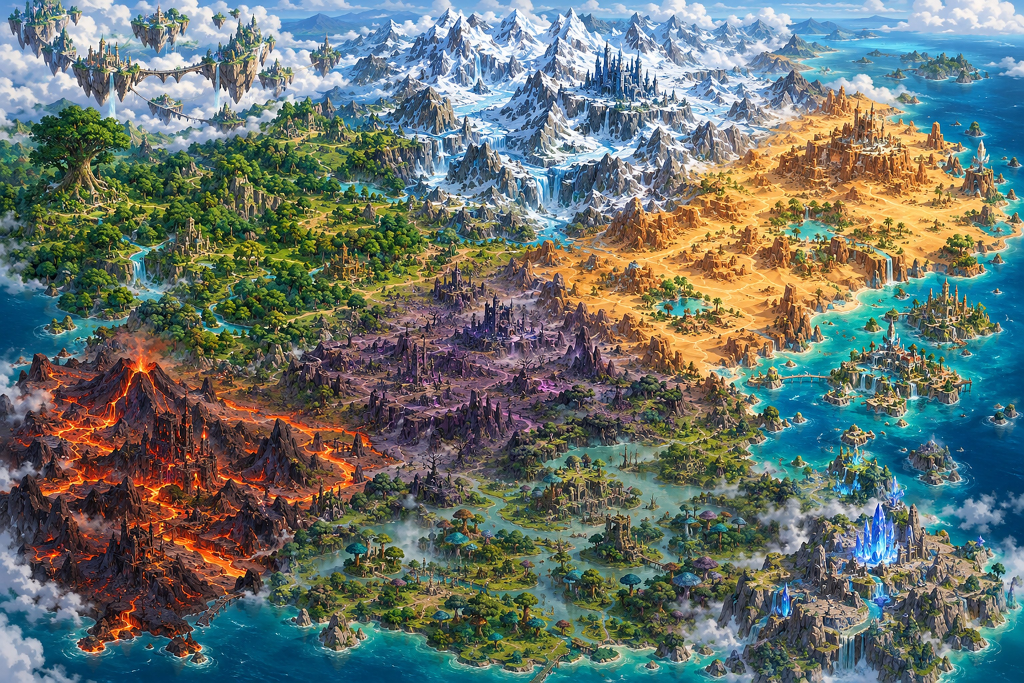
#> input picture prototype/zimut/assets/ui/conquest/conquest_world_map.jpg, 3072 x 2048 px, found by its file name (shown at 1/3 size)
$ python conquest_fx_masks.py
#> lines starting #> are read from the running program, lines starting #| are printed output that depends on the picture; after the words box and inside, x2 and y2 are one past the last pixel; in counts of white or black regions, pixels touching at a corner belong together
#!/usr/bin/env python3
"""Masques d'animation de la carte de Conquête (V60).

Lit assets/ui/conquest/conquest_world_map.jpg et écrit conquest_world_fx.png (768×512) :
  R = eau (reflets, ondulation), G = lave (pulsation), B = cristaux (lueur).
Les zones de recherche (LAVA_BOX, CRYSTAL_BOX, exclusions de l'eau) suivent la carte actuelle :
à ajuster si une nouvelle carte place autrement le volcan ou les cristaux.
Usage : python3 tools/conquest_fx_masks.py [carte] [sortie]
"""
import sys
import numpy as np
from PIL import Image, ImageFilter

SRC = sys.argv[1] if len(sys.argv) > 1 else "assets/ui/conquest/conquest_world_map.jpg"
DST = sys.argv[2] if len(sys.argv) > 2 else "assets/ui/conquest/conquest_world_fx.png"
W, H = 768, 512
LAVA_BOX = (0.0, 0.45, 0.45, 1.0)        # x0, y0, x1, y1 (fractions)
CRYSTAL_BOX = (0.70, 0.62, 1.0, 1.0)
MOUNTAIN_BOX = (0.28, 0.0, 0.80, 0.42)   # ombres bleutées des montagnes : pas de l'eau
SKY_BOX = (0.0, 0.0, 0.40, 0.20)         # ciel des îles flottantes


def inside(nx, ny, box):
    return (nx >= box[0]) & (ny >= box[1]) & (nx < box[2]) & (ny < box[3])


def blur(a, r):
    img = Image.fromarray((np.clip(a, 0, 1) * 255).astype(np.uint8)).filter(ImageFilter.GaussianBlur(r))
    return np.asarray(img).astype(float) / 255.0


def main():
    sm = Image.open(SRC).convert("RGB").resize((W, H), Image.LANCZOS)
    hsv = np.asarray(sm.convert("HSV")).astype(float) / 255.0
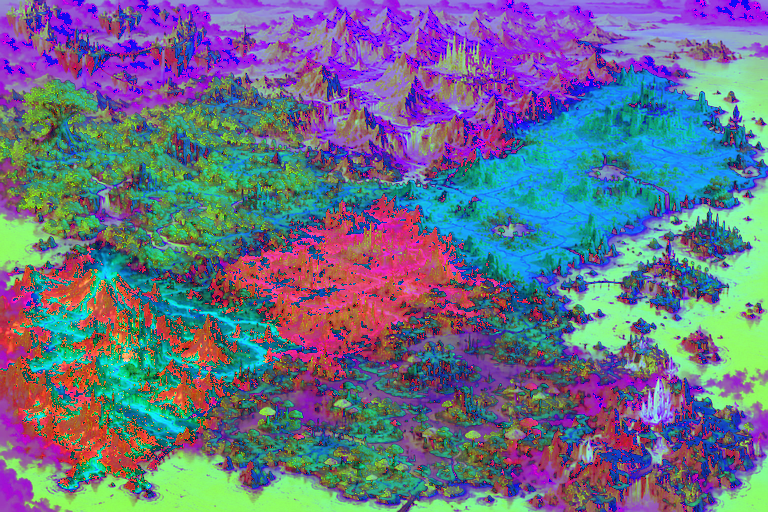
#> hsv: shape (512, 768, 3) float64; mean R, G, B 0.411, 0.435, 0.54
    rgb = np.asarray(sm).astype(float) / 255.0
    h, s, v = hsv[..., 0] * 360.0, hsv[..., 1], hsv[..., 2]
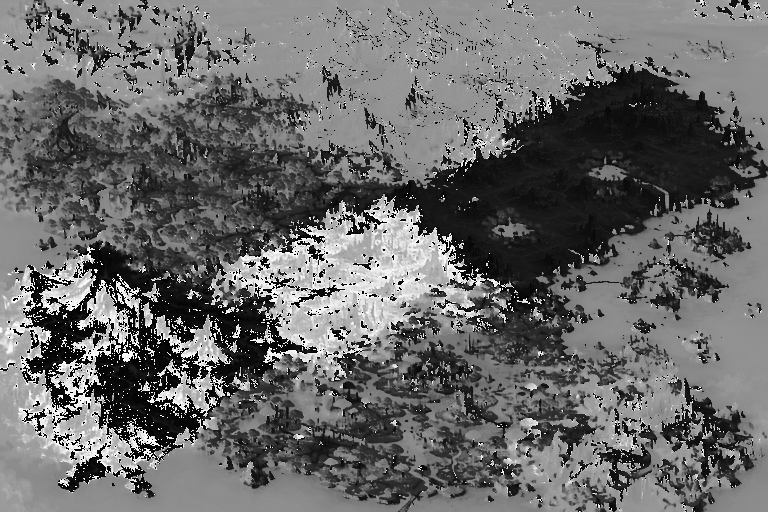
#> h: shape (512, 768) float64; min 0, max 358.6, mean 148.1; drawn with min black and max white
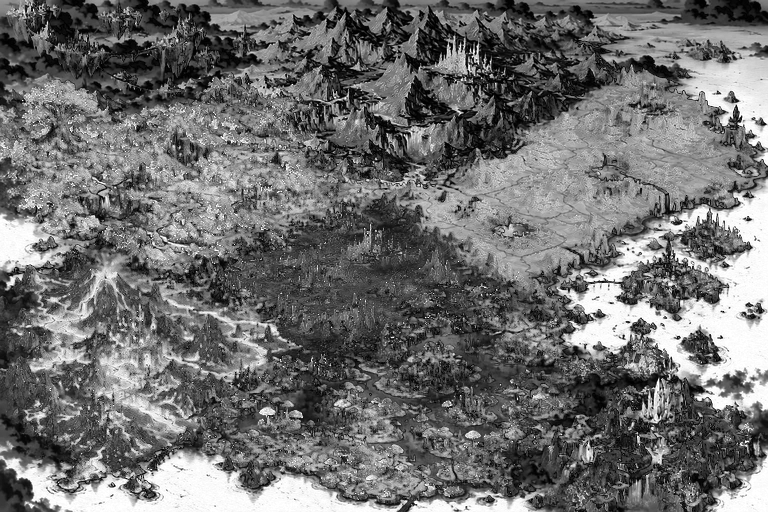
#> s: shape (512, 768) float64; min 0, max 1, mean 0.435
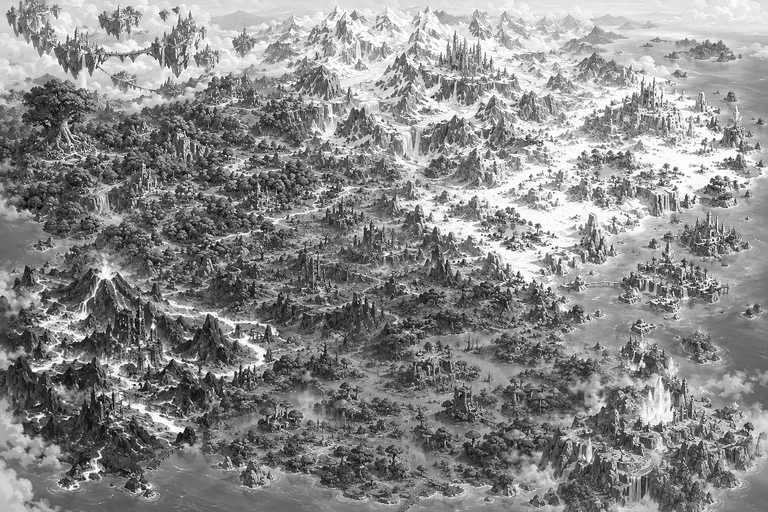
#> v: shape (512, 768) float64; min 0, max 1, mean 0.54
    yy, xx = np.mgrid[0:H, 0:W]
    nx, ny = xx / W, yy / H
    water = (h > 165) & (h < 225) & (s > 0.35) & (v > 0.25)
#> water: shape (512, 768) bool; 23.5% white; 1682 white regions (1484 under 20 px), largest, box (x1, y1, x2, y2) and area: (551, 177, 768, 434) 21746, (0, 440, 408, 512) 12927, (579, 11, 768, 166) 10846
    water &= ~(inside(nx, ny, MOUNTAIN_BOX) & ~((s > 0.7) & (v > 0.5)))
#> in inside, `return (nx >= box[0]) & (ny >= box[1]) & (nx < box[2]) & (ny < box[3])`: returned value: shape (512, 768) bool; 21.9% white; 1 white region, box (x1, y1, x2, y2) and area: (216, 0, 615, 216) 86184
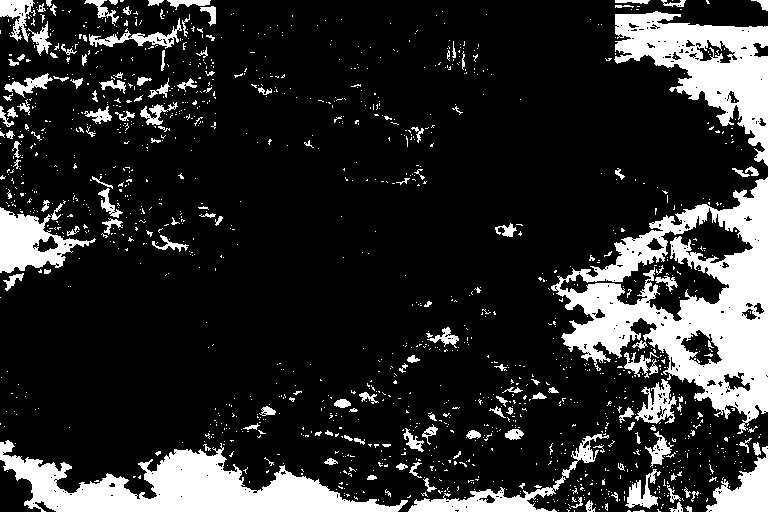
#> water: shape (512, 768) bool; 17.6% white; 1411 white regions (1262 under 20 px), largest, box (x1, y1, x2, y2) and area: (551, 177, 768, 434) 21746, (0, 440, 408, 512) 12927, (614, 11, 768, 166) 10095
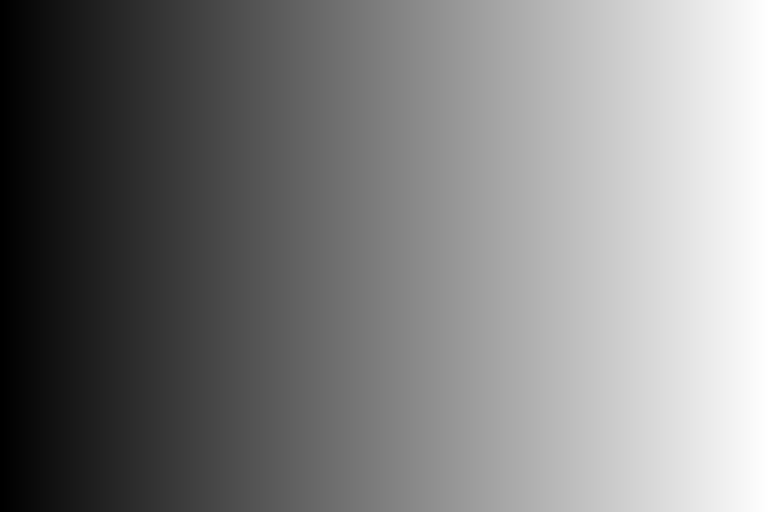
#> nx: shape (512, 768) float64; min 0, max 0.999, mean 0.499
    water &= ~inside(nx, ny, SKY_BOX)
#> in inside (call 2), `return (nx >= box[0]) & (ny >= box[1]) & (nx < box[2]) & (ny < box[3])`: returned value: shape (512, 768) bool; 8.1% white; 1 white region, box (x1, y1, x2, y2) and area: (0, 0, 308, 103) 31724
    water &= ~(ny < 0.04)
#> water: shape (512, 768) bool; 16.1% white; 1195 white regions (1085 under 20 px), largest, box (x1, y1, x2, y2) and area: (551, 177, 768, 434) 21746, (0, 440, 408, 512) 12927, (614, 21, 768, 166) 9649
    w8 = Image.fromarray((water * 255).astype(np.uint8)).filter(ImageFilter.MinFilter(3)).filter(ImageFilter.MaxFilter(3))
#> w8: PIL image 768x512 L; 14.1% white; 152 white regions (74 under 20 px), largest, box (x1, y1, x2, y2) and area: (557, 178, 768, 419) 18010, (0, 441, 407, 512) 12620, (615, 21, 768, 165) 9355
    water = blur(np.asarray(w8) / 255.0, 1.2)
    lava = ((h < 38) & (s > 0.6) & (v > 0.55) & (rgb[..., 0] > 0.7) & inside(nx, ny, LAVA_BOX)).astype(float)
#> in inside (call 3), `return (nx >= box[0]) & (ny >= box[1]) & (nx < box[2]) & (ny < box[3])`: returned value: shape (512, 768) bool; 24.7% white; 1 white region, box (x1, y1, x2, y2) and area: (0, 231, 346, 512) 97226
#> lava: shape (512, 768) float64; values 0 (black) and 1 (white), 1% white in thin lines or dots, all inside (x1, y1, x2, y2) = (15, 254, 295, 493)
    crys = ((h > 195) & (h < 275) & (s > 0.35) & (v > 0.6) & inside(nx, ny, CRYSTAL_BOX)).astype(float)
#> in inside (call 4), `return (nx >= box[0]) & (ny >= box[1]) & (nx < box[2]) & (ny < box[3])`: returned value: shape (512, 768) bool; 11.3% white; 1 white region, box (x1, y1, x2, y2) and area: (538, 318, 768, 512) 44620
#> crys: shape (512, 768) float64; values 0 (black) and 1 (white), 0.58% white; 177 white regions (163 under 20 px), largest, box (x1, y1, x2, y2) and area: (635, 380, 674, 424) 710, (709, 376, 751, 399) 217, (626, 487, 658, 509) 191
    lava = np.clip(blur(lava, 1.5) * 1.6, 0, 1)
    crys = np.clip(blur(crys, 2.5) * 1.8, 0, 1)
    out = np.stack([water, lava, crys], -1)
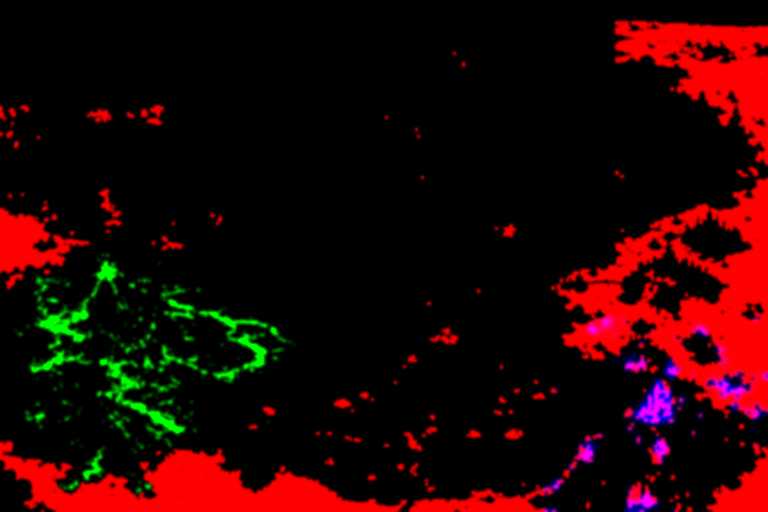
#> out: shape (512, 768, 3) float64; mean of channels 0, 1, 2 0.141, 0.0157, 0.00982; drawn as R, G, B
    Image.fromarray((out * 255).astype(np.uint8)).save(DST)
    print("masques écrits :", DST)


if __name__ == "__main__":
    main()
